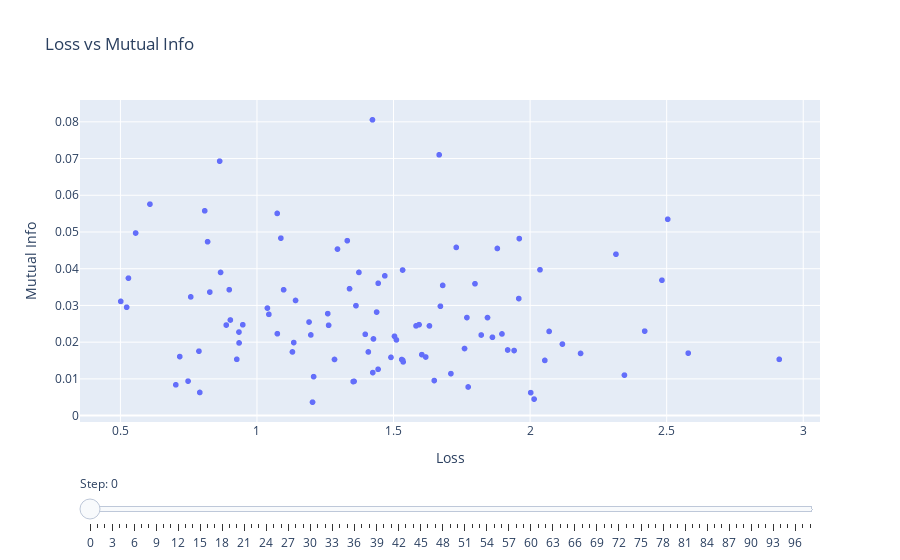

Notebook cell for this chart:
### Code cell
df = data
df = data.query('onehot_win ==1')
# df = df.head(1000)

# Create a scatter plot for each step
# Create a scatter plot for each step
# Create a scatter plot for each step using Scattergl for WebGL
traces = [go.Scattergl(
    x=df['loss'][df['step'] == step].head(100),
    y=df['mutual_info'][df['step'] == step].head(100),
    mode='markers',
    visible=False,
    name=f'Step {step}'
) for step in df['step'].unique()]

# Make the first trace visible
traces[0]['visible'] = True

x_range = [df['loss'].min(), df['loss'].max()]
y_range = [df['mutual_info'].min(), df['mutual_info'].max()]

# Create a layout with a slider
layout = go.Layout(
    title='Loss vs Mutual Info',
    xaxis=dict(title='Loss'),
    yaxis=dict(title='Mutual Info'),
    sliders=[dict(
        active=0,
        currentvalue={"prefix": "Step: "},
        pad={"t": 50},
        steps=[dict(method='update',
                    args=[{'visible': [s == step for s in df['step'].unique()]}],
                    label=str(step)) for step in df['step'].unique()]
    )]
)

# Create a Figure
fig = go.Figure(data=traces, layout=layout)

# Display the figure
fig.show()
